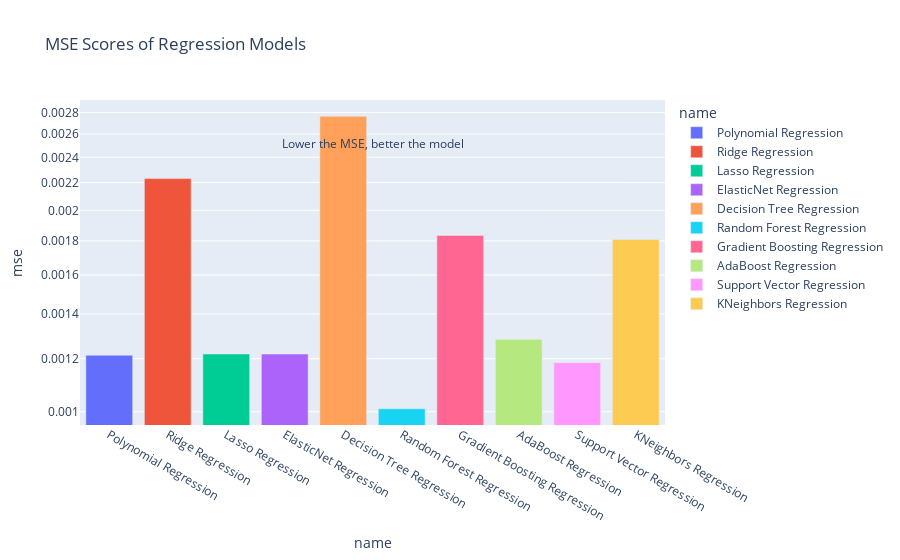

Notebook cell for this chart:
### Code cell
fig = px.bar(df_results, x='name', y='mse', color='name', log_y=True, title='MSE Scores of Regression Models')
# lower the mse, better the model
fig.add_annotation(xref='paper', yref='paper', x=0.5, y=0.9, text='Lower the MSE, better the model', showarrow=False)
fig.show()

### Figure 1 — Plotly figure (JSON) as saved in the notebook; plotly's stock layout.template omitted (floating-point values rounded to 4 significant figures)
{"data": [{"alignmentgroup": "True", "hovertemplate": "name=%{x}<br>mse=%{y}<extra></extra>", "legendgroup": "Polynomial Regression", "marker": {"color": "#636efa", "pattern": {"shape": ""}}, "name": "Polynomial Regression", "offsetgroup": "Polynomial Regression", "orientation": "v", "showlegend": true, "textposition": "auto", "type": "bar", "x": ["Polynomial Regression"], "xaxis": "x", "y": [0.001214], "yaxis": "y"}, {"alignmentgroup": "True", "hovertemplate": "name=%{x}<br>mse=%{y}<extra></extra>", "legendgroup": "Ridge Regression", "marker": {"color": "#EF553B", "pattern": {"shape": ""}}, "name": "Ridge Regression", "offsetgroup": "Ridge Regression", "orientation": "v", "showlegend": true, "textposition": "auto", "type": "bar", "x": ["Ridge Regression"], "xaxis": "x", "y": [0.002231], "yaxis": "y"}, {"alignmentgroup": "True", "hovertemplate": "name=%{x}<br>mse=%{y}<extra></extra>", "legendgroup": "Lasso Regression", "marker": {"color": "#00cc96", "pattern": {"shape": ""}}, "name": "Lasso Regression", "offsetgroup": "Lasso Regression", "orientation": "v", "showlegend": true, "textposition": "auto", "type": "bar", "x": ["Lasso Regression"], "xaxis": "x", "y": [0.00122], "yaxis": "y"}, {"alignmentgroup": "True", "hovertemplate": "name=%{x}<br>mse=%{y}<extra></extra>", "legendgroup": "ElasticNet Regression", "marker": {"color": "#ab63fa", "pattern": {"shape": ""}}, "name": "ElasticNet Regression", "offsetgroup": "ElasticNet Regression", "orientation": "v", "showlegend": true, "textposition": "auto", "type": "bar", "x": ["ElasticNet Regression"], "xaxis": "x", "y": [0.00122], "yaxis": "y"}, {"alignmentgroup": "True", "hovertemplate": "name=%{x}<br>mse=%{y}<extra></extra>", "legendgroup": "Decision Tree Regression", "marker": {"color": "#FFA15A", "pattern": {"shape": ""}}, "name": "Decision Tree Regression", "offsetgroup": "Decision Tree Regression", "orientation": "v", "showlegend": true, "textposition": "auto", "type": "bar", "x": ["Decision Tree Regression"], "xaxis": "x", "y": [0.002765], "yaxis": "y"}, {"alignmentgroup": "True", "hovertemplate": "name=%{x}<br>mse=%{y}<extra></extra>", "legendgroup": "Random Forest Regression", "marker": {"color": "#19d3f3", "pattern": {"shape": ""}}, "name": "Random Forest Regression", "offsetgroup": "Random Forest Regression", "orientation": "v", "showlegend": true, "textposition": "auto", "type": "bar", "x": ["Random Forest Regression"], "xaxis": "x", "y": [0.00101], "yaxis": "y"}, {"alignmentgroup": "True", "hovertemplate": "name=%{x}<br>mse=%{y}<extra></extra>", "legendgroup": "Gradient Boosting Regression", "marker": {"color": "#FF6692", "pattern": {"shape": ""}}, "name": "Gradient Boosting Regression", "offsetgroup": "Gradient Boosting Regression", "orientation": "v", "showlegend": true, "textposition": "auto", "type": "bar", "x": ["Gradient Boosting Regression"], "xaxis": "x", "y": [0.001834], "yaxis": "y"}, {"alignmentgroup": "True", "hovertemplate": "name=%{x}<br>mse=%{y}<extra></extra>", "legendgroup": "AdaBoost Regression", "marker": {"color": "#B6E880", "pattern": {"shape": ""}}, "name": "AdaBoost Regression", "offsetgroup": "AdaBoost Regression", "orientation": "v", "showlegend": true, "textposition": "auto", "type": "bar", "x": ["AdaBoost Regression"], "xaxis": "x", "y": [0.001283], "yaxis": "y"}, {"alignmentgroup": "True", "hovertemplate": "name=%{x}<br>mse=%{y}<extra></extra>", "legendgroup": "Support Vector Regression", "marker": {"color": "#FF97FF", "pattern": {"shape": ""}}, "name": "Support Vector Regression", "offsetgroup": "Support Vector Regression", "orientation": "v", "showlegend": true, "textposition": "auto", "type": "bar", "x": ["Support Vector Regression"], "xaxis": "x", "y": [0.001184], "yaxis": "y"}, {"alignmentgroup": "True", "hovertemplate": "name=%{x}<br>mse=%{y}<extra></extra>", "legendgroup": "KNeighbors Regression", "marker": {"color": "#FECB52", "pattern": {"shape": ""}}, "name": "KNeighbors Regression", "offsetgroup": "KNeighbors Regression", "orientation": "v", "showlegend": true, "textposition": "auto", "type": "bar", "x": ["KNeighbors Regression"], "xaxis": "x", "y": [0.001809], "yaxis": "y"}], "layout": {"annotations": [{"showarrow": false, "text": "Lower the MSE, better the model", "x": 0.5, "xref": "paper", "y": 0.9, "yref": "paper"}], "barmode": "relative", "legend": {"title": {"text": "name"}, "tracegroupgap": 0}, "title": {"text": "MSE Scores of Regression Models"}, "xaxis": {"anchor": "y", "categoryarray": ["Polynomial Regression", "Ridge Regression", "Lasso Regression", "ElasticNet Regression", "Decision Tree Regression", "Random Forest Regression", "Gradient Boosting Regression", "AdaBoost Regression", "Support Vector Regression", "KNeighbors Regression"], "categoryorder": "array", "domain": [0, 1], "title": {"text": "name"}}, "yaxis": {"anchor": "x", "domain": [0, 1], "title": {"text": "mse"}, "type": "log"}}}
